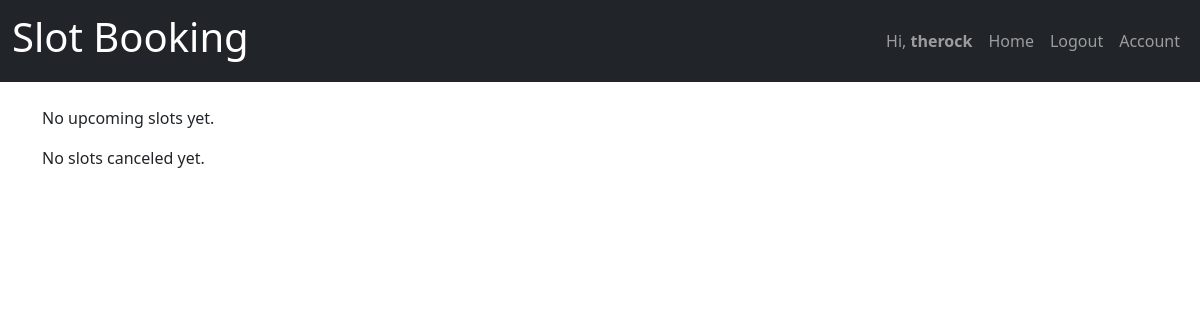
Before: /client/booked-slot/booked-history/ (signed in) with the older database file.
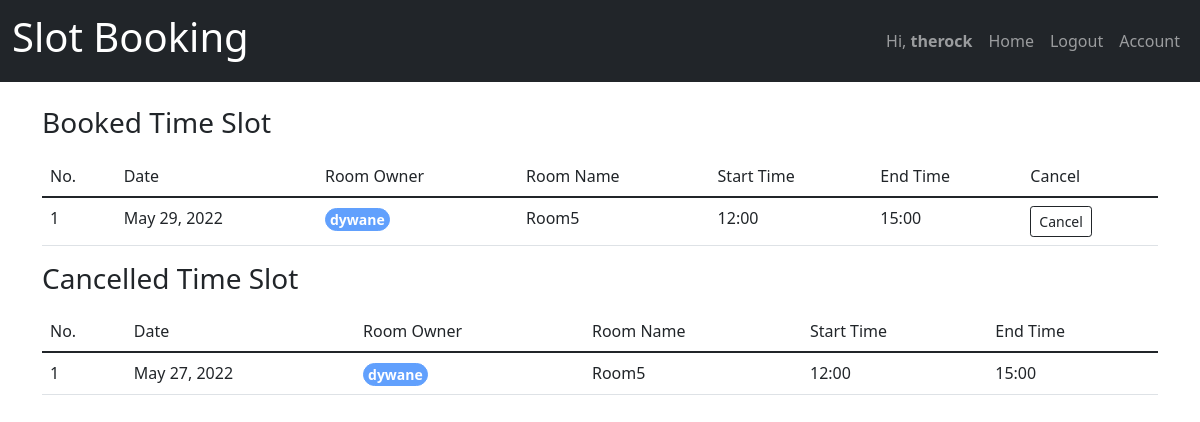
After: the same page with the newer database file.
### account/models.py (models this page shows)
class CustomUser(AbstractUser):
    phone_regex = RegexValidator(regex=r'\d{9,10}$',message='Phone number in format 9999999999. Upto 10 digits')
    is_customer = models.BooleanField(default=False)
    is_manager = models.BooleanField(default=False)
    phone = models.CharField(validators=[phone_regex],max_length=10,null = False,unique=True)

### client/models.py (models this page shows, shortened)
class TimeSlotBook(models.Model):
    id = models.UUIDField(primary_key=True, default=uuid.uuid4, editable=False)
    manager_id = models.ForeignKey(CustomUser, on_delete=models.CASCADE, related_name="manager_id")
    client_id = models.ForeignKey(CustomUser, on_delete=models.CASCADE, related_name="customer_id")
    date = models.DateField(null=False)
    room_id = models.ForeignKey(Rooms, on_delete=models.CASCADE)
    start_time = models.TimeField(null=False)
    end_time = models.TimeField(null=False)
    class Meta:
        unique_together = ('manager_id','date','room_id','start_time','end_time')

class TimeSlotCancel(models.Model):
    id = models.UUIDField(primary_key=True, default=uuid.uuid4, editable=False)
    manager_id = models.ForeignKey(CustomUser, on_delete=models.CASCADE, related_name="manger_id_cancel")
    client_id = models.ForeignKey(CustomUser, on_delete=models.CASCADE, related_name="customer_id_cancel")
    date = models.DateField(null=False)
    room_id = models.ForeignKey(Rooms, on_delete=models.CASCADE)
    start_time = models.TimeField(null=False)
    end_time = models.TimeField(null=False)

### manager/models.py (models this page shows, shortened)
class Rooms(models.Model):
    id = models.UUIDField(primary_key=True, default=uuid.uuid4, editable=False)
    room_owner = models.ForeignKey(CustomUser, on_delete=models.CASCADE)
    room_name = models.CharField(max_length=10, null=False)
    class Meta:
        unique_together = ('room_owner', 'room_name')
    def __str__(self):
        return self.room_name

### client/decorators.py (the view)
        def wrap(request,*args,**kwargs):
            if request.user.is_customer:
                return view_func(request,*args,**kwargs)
            else:
                raise PermissionDenied

### client/views.py (called while the page is built)
@login_required
@role_required(allowed=['client'])
def bookedHistory(request):
    tsb = TimeSlotBook.objects.filter(client_id=request.user)
    tsc = TimeSlotCancel.objects.filter(client_id=request.user)
    context = {'booked':tsb,'canceled':tsc}
    return render(request,'client/booked_history.html',context)

### client/templates/client/booked_history.html (shortened to what this page needs)
{% extends 'basic.html' %}
{%block content%}
<div>
    <div class="container">
        {% if booked %}
        <h3> Booked Time Slot </h3>
        <table class="table table-hover mt-3">
            <thread class="bg-dark text-white">
                <tr>
                    <td> No. </td>
                    <td> Date </td>
                    <td> Room Owner </td>
                    <td> Room Name </td>
                    <td> Start Time </td>
                    <td> End Time </td>
                    <td> Cancel </td>
                </tr>
            </thread>
            <tbody>
                {% for slot in booked%}
                <tr>
                    <td> {{ forloop.counter }} </td>
                    <td> {{slot.date}}</td>
                    <td><button button class="btn btn-primary btn-sm p-0 px-1 rounded-pill fw-bold" disabled>{{slot.manager_id}}</button></td>
                    <td> {{slot.room_id}}</td>
                    <td> {{slot.start_time | time:"H:i"}}</td>
                    <td> {{slot.end_time | time:"H:i"}}</td>
                    <td>
                        <form method="POST" action="{% url 'delete_slot' slot.id %}">
                            <input type="submit" class="btn btn-sm btn-outline-dark" value="Cancel">
                        </form>
                    </td>
                </tr>
                {% endfor %}
            </tbody>
        </table>
        {% else %}
        <p> No upcoming slots yet.
        {% endif %}
        {% if canceled %}
        <h3> Cancelled Time Slot </h3>
        <table class="table table-hover mt-3">
            <thred class="bg-dark text-white">
                <tr>
                    <td>No.</td>
                    <td>Date</td>
                    <td>Room Owner </td>
                    <td>Room Name</td>
                    <td>Start Time</td>
                    <td>End Time</td>
                </tr>
            </thred>
            <tbody>
                {% for x in canceled %}
                <tr>
                    <td>{{forloop.counter}} </td>
                    <td>{{x.date}}</td>
                    <td><button button class="btn btn-primary btn-sm p-0 px-1 rounded-pill fw-bold" disabled>{{x.room_id.room_owner}}</button> </td>
                    <td>{{x.room_id}}</td>
                    <td>{{x.start_time | time:"H:i"}}</td>
                    <td>{{x.end_time | time:"H:i"}}</td>
                {% endfor %}
            </tbody>
        </table>
        {% else %}
        <p> No slots canceled yet.
        {% endif %}
    </div>
</div>
{%endblock content%}

### templates/basic.html (shortened to what this page needs)
<!DOCTYPE html>
<html lang="en">
<head>
    <link href="https://cdn.jsdelivr.net/npm/bootstrap@5.1.3/dist/css/bootstrap.min.css" rel="stylesheet">
</head>
<body>
    {% include 'navbar.html' %}
    {% block content %}
    {% endblock %}
</body>
</html>

### templates/navbar.html (shortened to what this page needs)
<a href="/">
    <nav class="navbar navbar-expand-lg navbar-dark bg-dark mb-4">
        <div class="container-fluid">
            <a class="navbar-brand" href="/"><h1>Slot Booking</h1></a>
            <div class="collapse navbar-collapse" id="navbarSupportedContent">
                <ul class="navbar-nav ms-auto mb-2 mb-lg-0">
                    {% if request.user.is_authenticated %}
                    <li class="nav-item">
                        <p class="nav-link mb-0" aria-current="page">Hi, <strong>{{user.username}}</strong> </p>
                    </li>
                    <li class="nav-item">
                        <a class="nav-link" href="/">Home</a>
                    </li>
                    <li class="nav-item">
                        <a class="nav-link" href="{% url 'logoutPage' %}">Logout</a>
                    </li>
                    {% if request.user.is_manager %}
                    <li class="nav-item">
                        <a class="nav-link" href="{% url 'profile_manager' %}">Account</a>
                    </li>
                    {% else %}
                    <li class="nav-item">
                        <a class="nav-link" href="{% url 'profile_client' %}">Account</a>
                    </li>
                    {% endif %}
                    {% endif %}
                </ul>
            </div>
        </div>
    </nav>
</a>

Changed rows visible on the page:
added TimeSlotBook: date "May 29, 2022", manager_id "dywane", room_id "Room5", start_time "12:00", end_time "15:00"
added TimeSlotCancel: date "May 27, 2022", room_id.room_owner "dywane", room_id "Room5", start_time "12:00", end_time "15:00"
Other visible differences:
text no longer shown: "No upcoming slots yet. No slots canceled yet."
text now shown: "Booked Time Slot No. Date Room Owner Room Name Start Time End Time Cancel Cancelled Time Slot No. Date Room Owner Room Name Start Time End Time"
